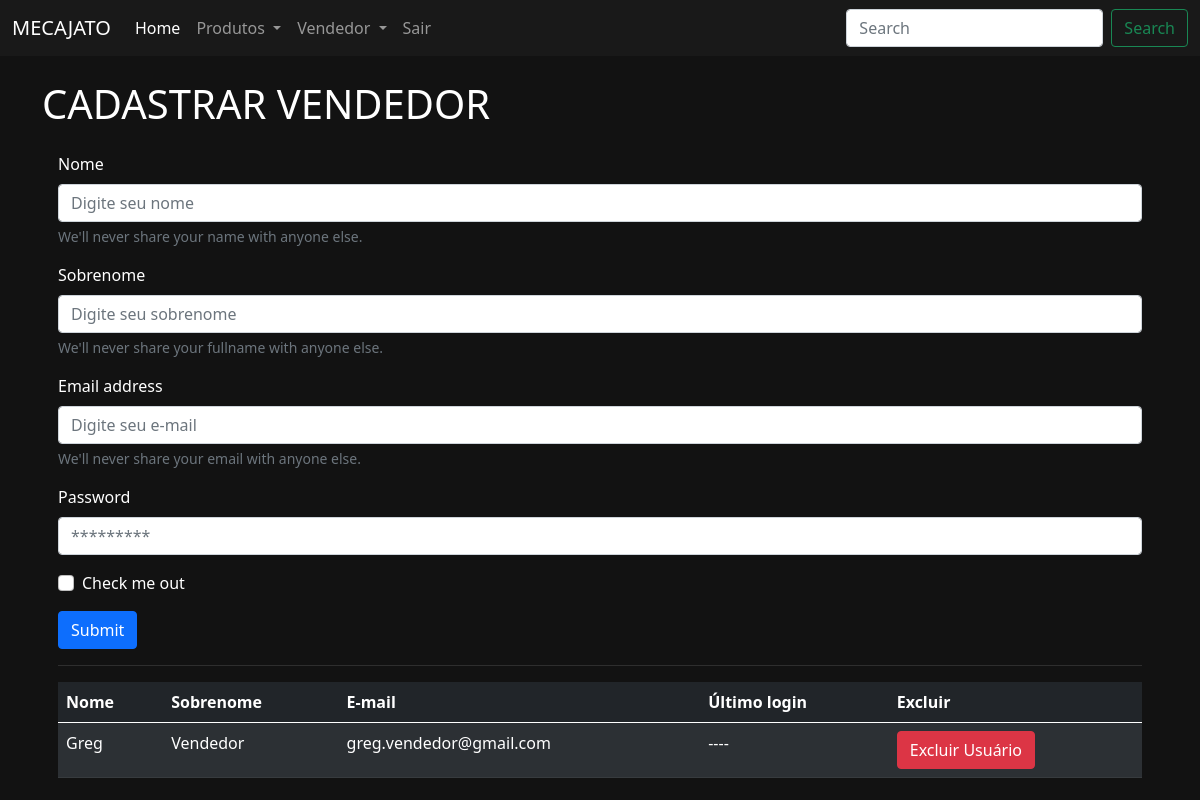
Page /auth/cadastrar_vendedor/ on the committed database.
### construct/usuarios/models.py (models this page shows)
class Users(AbstractUser):
    choices_cargo = (
        ('V','Vendedor'),
        ('G', 'Gerente')
    )
    cargo = models.CharField(max_length=1, choices=choices_cargo)

### construct/usuarios/views.py (the view)
# urls.py: path('cadastrar_vendedor/', views.cadastrar_vendedor, name='cadastrar_vendedor'),
@has_permission_decorator('cadastrar_vendedor')
def cadastrar_vendedor(request):
    if request.method == "POST":
        nome = request.POST.get('nome')
        sobrenome = request.POST.get('sobrenome')
        email = request.POST.get('email')
        password = request.POST.get('password')
        user = Users.objects.filter(email=email)
        if user.exists():
            messages.add_message(request, constants.ERROR, 'Já existe o usuário')
            return HttpResponse('Já existe o usuário')
        user = Users.objects.create_user(first_name=nome,last_name=sobrenome,username=email, email=email, password=password, cargo="V")
        messages.add_message(request, constants.SUCCESS, 'Cadastro realizado com sucesso')
        return redirect(reverse('cadastrar_vendedor'))
    else:
        vendedores = Users.objects.filter(cargo="V")
        return render(request,'cadastrar_vendedor.html', {'vendedores':vendedores})

### construct/usuarios/templates/cadastrar_vendedor.html (shortened to what this page needs)
{% extends 'base.html' %}
{% load static %}
{% block 'body' %}
<div class="container">
    <h1 class="pt-4">CADASTRAR VENDEDOR</h1>
    <div class="my-4 px-3">
        <form action="{% url 'cadastrar_vendedor' %}" method="POST" name="">{% csrf_token %}
            <div class="mb-3">
              <label for="exampleInputNome" class="form-label">Nome</label>
              <input type="text" name="nome"class="form-control" id="exampleInputNome" aria-describedby="nomeHelp" placeholder="Digite seu nome">
              <div id="nomeHelp" class="form-text">We'll never share your name with anyone else.</div>
            </div>
            <div class="mb-3">
              <label for="exampleInputSobrenome" class="form-label">Sobrenome</label>
              <input type="text" name="sobrenome"class="form-control" id="exampleInputSobrenome" aria-describedby="sobrenomeHelp" placeholder="Digite seu sobrenome">
              <div id="sobrenomeHelp" class="form-text">We'll never share your fullname with anyone else.</div>
            </div>
            <div class="mb-3">
              <label for="exampleInputEmail1" class="form-label">Email address</label>
              <input type="email" name="email"class="form-control" id="exampleInputEmail1" aria-describedby="emailHelp" placeholder="Digite seu e-mail">
              <div id="emailHelp" class="form-text">We'll never share your email with anyone else.</div>
            </div>
            <div class="mb-3">
              <label for="exampleInputPassword1" class="form-label">Password</label>
              <input type="password" name="password" class="form-control" id="exampleInputPassword1" placeholder="*********">
            </div>
            <div class="mb-3 form-check">
              <input type="checkbox" class="form-check-input" id="exampleCheck1">
              <label class="form-check-label" for="exampleCheck1">Check me out</label>
            </div>
            <button type="submit" class="btn btn-primary">Submit</button>
        </form>
        <hr class="bg-hr">
        <table class="table table-striped table-dark table-hover">
          <thead>
            <tr>
              <th scope="col">Nome</th>
              <th scope="col">Sobrenome</th>
              <th scope="col">E-mail</th>
              <th scope="col">Último login</th>
              <th scope="col">Excluir</th>
            </tr>
          </thead>
          <tbody>
            {% for vendedor in vendedores %}
            <tr>
              <td>{{vendedor.first_name}}</td>
              <td>{{vendedor.last_name}}</td>
              <td>{{vendedor.email}}</td>
              <td>
                {% if not vendedor.last_login  %}
                  ----
                {% else %}
                  {{vendedor.last_login}}
                {% endif %}
              </td>
              <td><a href="{% url 'excluir_usuario' vendedor.id %}" role="button" class="btn btn-danger">Excluir Usuário</a></td>
            </tr>
            {% endfor %}
          </tbody>
      </table>
    </div>
</div>
{% endblock %}

### templates/static/usuarios/css/main.css (style rules this page uses)
.fundo { background-color: #121212; color:#fff; }
.bg-hr { background-color: gray; }

### rows in the picture
Users: first_name "Greg", last_name "Vendedor", email "greg.vendedor@gmail.com"
